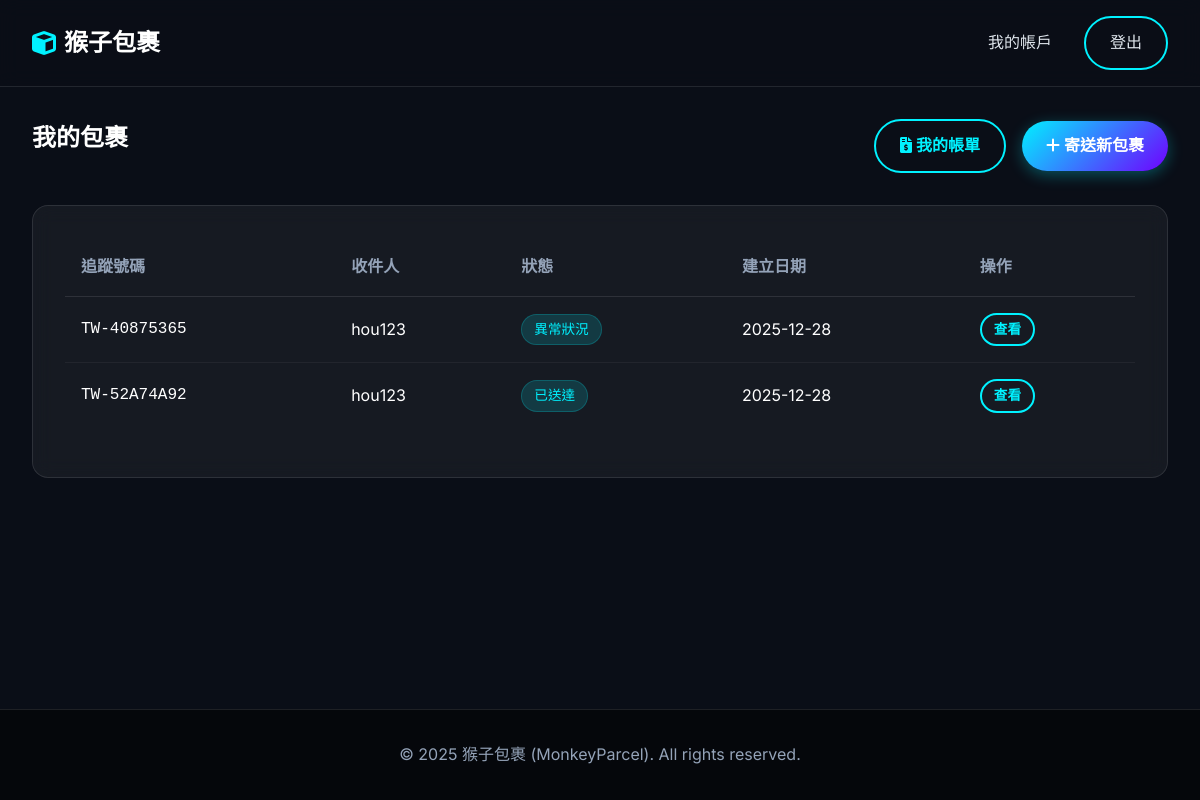
The page /dashboard (signed in) on the database as committed earlier.
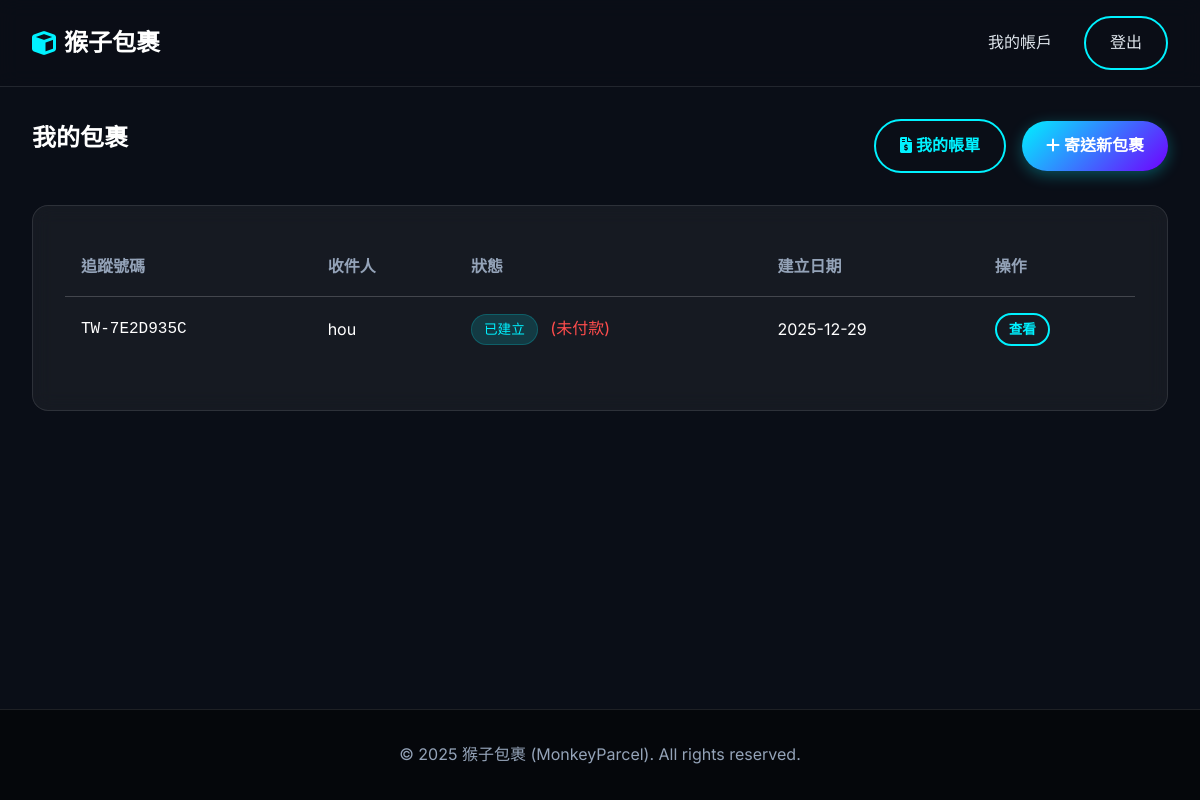
The same page on the database as committed later.
### app/models.py (models this page shows, shortened)
class Package(Base):
    __tablename__ = 'packages'
    id: Mapped[int] = mapped_column(primary_key=True)
    tracking_number: Mapped[str] = mapped_column(String(20), unique=True, nullable=False) # 物流單號
    sender_id: Mapped[int] = mapped_column(ForeignKey('customers.id'), nullable=False)
    recipient_name: Mapped[str] = mapped_column(String(100), nullable=False)
    recipient_address: Mapped[str] = mapped_column(String(200), nullable=False)
    recipient_phone: Mapped[str] = mapped_column(String(20), nullable=False)
    weight: Mapped[float] = mapped_column(Float, nullable=False) # 重量 (kg)
    width: Mapped[float] = mapped_column(Float, nullable=False)  # 寬 (cm)
    height: Mapped[float] = mapped_column(Float, nullable=False) # 高 (cm)
    length: Mapped[float] = mapped_column(Float, nullable=False) # 長 (cm)
    declared_value: Mapped[float] = mapped_column(Float, default=0.0) # 報值金額 (保險用)
    content_description: Mapped[str] = mapped_column(String(255), nullable=True) # 內容物描述
    package_type: Mapped[PackageType] = mapped_column(Enum(PackageType), default=PackageType.SMALL_BOX)
    delivery_speed: Mapped[DeliverySpeed] = mapped_column(Enum(DeliverySpeed), default=DeliverySpeed.STANDARD)
    status: Mapped[PackageStatus] = mapped_column(Enum(PackageStatus), default=PackageStatus.CREATED)
    is_hazardous: Mapped[bool] = mapped_column(Boolean, default=False)   # 易燃物/危險品
    is_fragile: Mapped[bool] = mapped_column(Boolean, default=False)     # 易碎品
    is_international: Mapped[bool] = mapped_column(Boolean, default=False) # 國際件
    created_at: Mapped[datetime] = mapped_column(DateTime, default=datetime.now) # 寄件時間
    estimated_delivery: Mapped[datetime] = mapped_column(DateTime, nullable=True) # 預計抵達時間
    shipping_cost: Mapped[float] = mapped_column(Float, default=0.0) # 運費金額
    sender: Mapped["Customer"] = relationship("Customer", back_populates="packages", foreign_keys=[sender_id])
    tracking_events: Mapped[List["TrackingEvent"]] = relationship("TrackingEvent", back_populates="package", cascade="all, delete-orphan")
    assigned_driver_id: Mapped[Optional[int]] = mapped_column(ForeignKey('users.id'), nullable=True)
    assigned_driver: Mapped[Optional["User"]] = relationship("User", foreign_keys=[assigned_driver_id])
    @property
    def status_label(self):
        return PACKAGE_STATUS_LABELS.get(self.status, self.status.value)

class Bill(Base):
    __tablename__ = 'bills'
    id: Mapped[int] = mapped_column(primary_key=True)
    customer_id: Mapped[int] = mapped_column(ForeignKey('customers.id'), nullable=False)
    package_id: Mapped[int] = mapped_column(ForeignKey('packages.id'), nullable=False, unique=True) # 每個包裹對應一個帳單
    amount: Mapped[float] = mapped_column(Float, nullable=False) # 總計金額
    is_paid: Mapped[bool] = mapped_column(Boolean, default=False) # 是否已付款
    created_at: Mapped[datetime] = mapped_column(DateTime, default=datetime.now)
    paid_at: Mapped[Optional[datetime]] = mapped_column(DateTime, nullable=True) # 付款日期
    customer: Mapped["Customer"] = relationship("Customer", back_populates="bills")
    package: Mapped["Package"] = relationship("Package", backref=backref("bill", uselist=False))
    payment_method: Mapped[Optional[PaymentMethod]] = mapped_column(Enum(PaymentMethod), nullable=True)

### app/routes.py (the view, shortened to what this page needs)
@main.route('/dashboard')
@login_required
def dashboard():
    user_id = session['user_id']
    role = session['user_role']
    if role == 'customer':
        packages = services.get_user_packages(user_id)
        return render_template('dashboard_customer.html', packages=packages)
    elif role == 'admin':
        return render_template('dashboard_admin.html')
    return "Unknown Role"

### app/routes.py (called while the page is built)
def login_required(f):
    @wraps(f)
    def decorated_function(*args, **kwargs):
        if 'user_id' not in session:
            return redirect(url_for('main.login'))
        return f(*args, **kwargs)
    return decorated_function

### app/services.py (called while the page is built)
def get_user_packages(user_id):
    return db.session.execute(
        db.select(models.Package).filter_by(sender_id=user_id).order_by(models.Package.created_at.desc())
    ).scalars().all()

### app/templates/dashboard_customer.html (shortened to what this page needs)
{% extends "base.html" %}
{% block content %}
<div class="container">
    <div
        style="display: flex; justify-content: space-between; align-items: center; margin-bottom: 2rem; flex-wrap: wrap; gap: 1rem;">
        <h2>我的包裹</h2>
        <div style="display: flex; gap: 1rem; align-items: center; flex-wrap: wrap;">
            <a href="{{ url_for('main.my_bills') }}" class="btn btn-outline">
                <i class="fas fa-file-invoice-dollar"></i> 我的帳單
            </a>
            <a href="{{ url_for('main.create_package') }}" class="btn btn-primary">
                <i class="fas fa-plus"></i> 寄送新包裹
            </a>
        </div>
    </div>
    <div class="card">
        {% if packages %}
        <table class="table">
            <thead>
                <tr>
                    <th>追蹤號碼</th>
                    <th>收件人</th>
                    <th>狀態</th>
                    <th>建立日期</th>
                    <th>操作</th>
                </tr>
            </thead>
            <tbody>
                {% for pkg in packages %}
                <tr>
                    <td style="font-family: 'Roboto Mono', monospace;">{{ pkg.tracking_number }}</td>
                    <td>{{ pkg.recipient_name }}</td>
                    <td>
                        <span class="badge badge-info">
                            {{ pkg.status_label }}
                        </span>
                        {% if pkg.status.name == 'CREATED' and pkg.bill %}
                        <span class="{{ 'text-success' if pkg.bill.is_paid else 'text-error' }}"
                            style="margin-left: 0.5rem;">
                            ({{ '已付款' if pkg.bill.is_paid else '未付款' }})
                        </span>
                        {% endif %}
                    </td>
                    <td>{{ pkg.created_at.strftime('%Y-%m-%d') }}</td>
                    <td>
                        <a href="{{ url_for('main.tracking_result', tracking_number=pkg.tracking_number) }}"
                            class="btn btn-outline" style="padding: 0.25rem 0.75rem; font-size: 0.85rem;">查看</a>
                    </td>
                </tr>
                {% endfor %}
            </tbody>
        </table>
        {% else %}
        <div style="text-align: center; padding: 3rem;">
            <p style="color: var(--text-muted); margin-bottom: 1rem;">您尚未寄送任何包裹。</p>
            <a href="{{ url_for('main.create_package') }}" class="btn btn-primary">立即寄件</a>
        </div>
        {% endif %}
    </div>
</div>
{% endblock %}

Rows that differ between the two databases and show on the page:
removed Package: tracking_number "TW-40875365", recipient_name "hou123", status_label "異常狀況", created_at "2025-12-28"
removed Package: tracking_number "TW-52A74A92", recipient_name "hou123", status_label "已送達", created_at "2025-12-28"
added Package: tracking_number "TW-7E2D935C", recipient_name "hou", status_label "已建立", created_at "2025-12-29"
now on this page (row edited): Bill: is_paid "未付款"
